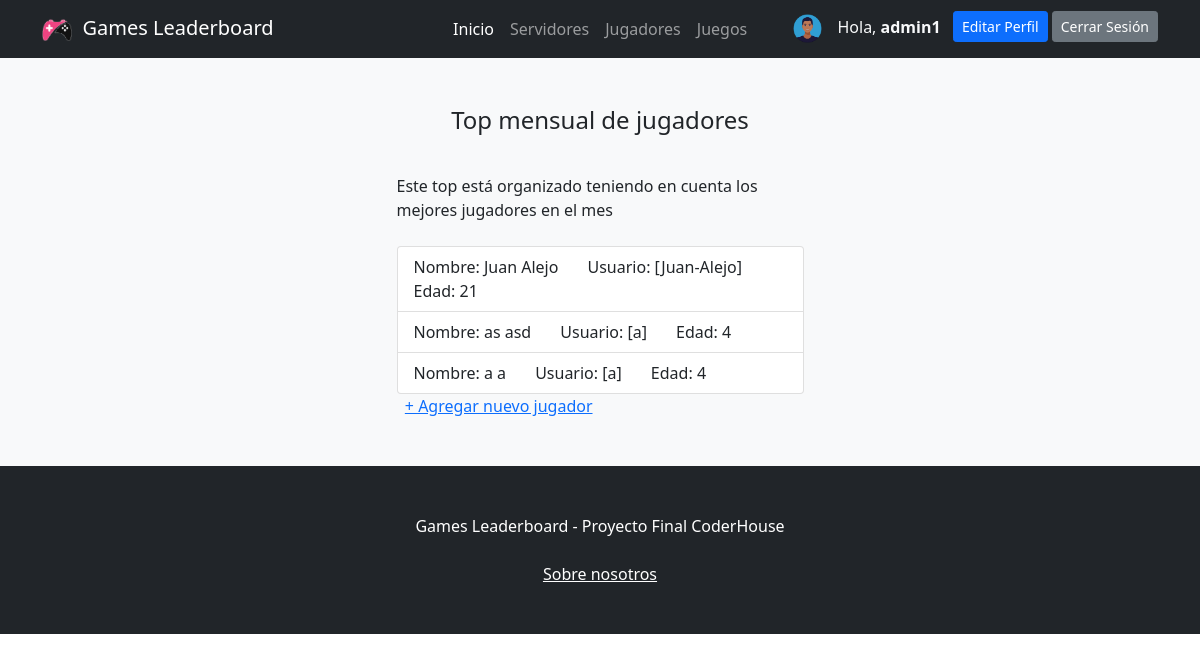
The page /app/jugadores/ (signed in) on the database its author committed.
### ProyectoFinalApp/models.py (models this page shows)
class Avatar(models.Model):
    usuario = models.OneToOneField(User, on_delete = models.CASCADE)
    imagen = models.ImageField(upload_to = 'avatars/', blank = True, null = True)

class Jugador(models.Model):
    nombre = models.CharField(max_length = 20)
    apellido = models.CharField(max_length = 20)
    edad = models.IntegerField()
    usuario = models.CharField(max_length = 25)
    class Meta:
        verbose_name_plural = "Jugadores"

### ProyectoFinalApp/views.py (the view)
# urls.py: path('jugadores/', jugadores, name= "jugadores"),
def jugadores(request):
    jugadores = Jugador.objects.all()
    return render(request, "ProyectoFinalApp/jugadores.html", {"jugadores": jugadores})

### ProyectoFinalApp/templates/ProyectoFinalApp/jugadores.html (shortened to what this page needs)
{% extends 'ProyectoFinalApp/base.html' %}
{% load static %}
{% block contenidoPagina %}
<section class="bg-light py-5">
    <div class="container px-5">
        <div class="row gx-5 justify-content-center">
            <div class="col-lg-5">
                <h4><p style="text-align:center">Top mensual de jugadores</p></h4>
                <br>
                <head>Este top está organizado teniendo en cuenta los mejores jugadores en el mes</head>
                <head></head>
                <br>
                <br>
                <ul class="list-group">
                    {% for jugador in jugadores %}
                        <li class="list-group-item d-flex justify-content-between align-items-start">
                            Nombre: {{jugador.nombre}} {{jugador.apellido}}
                            &nbsp &nbsp &nbsp
                            Usuario: [{{jugador.usuario}}]
                            &nbsp &nbsp &nbsp
                            Edad: {{jugador.edad}}
                        </li>
                    {% endfor %}
                </ul>
                &nbsp&nbsp<a href="{% url 'crearJugador' %}">+ Agregar nuevo jugador</a>
            </div>
        </div>
    </div>
</section>
{% endblock %}

### ProyectoFinalApp/templates/ProyectoFinalApp/base.html (shortened to what this page needs)
{% load static %}
<!DOCTYPE html>
<html lang="en">
<head>
    <link rel="stylesheet" href="https://cdn.jsdelivr.net/npm/bootstrap-icons@1.8.3/font/bootstrap-icons.css">
    <link href="{% static 'css/styles.css' %}" rel="stylesheet" />
</head>
<body>
    <nav class="navbar navbar-expand-lg navbar-dark bg-dark">
        <div class="container">
            <a class="navbar-brand" href="{% url 'inicio' %}"><img src="{% static 'assets/logonavbar.png' %}"
                    alt="{% static 'assets/logonavbar.png' %}" width="30" height="30">&nbsp Games Leaderboard</a>
            <div class="collapse navbar-collapse" id="navbarSupportedContent">
                <ul class="navbar-nav ms-auto mb-2 mb-lg-0 ">
                    <li class="nav-item"><a class="nav-link active" aria-current="page"
                            href="{% url 'inicio' %}">Inicio</a></li>
                    <li class="nav-item"><a class="nav-link" href="{% url 'servidores' %}">Servidores</a></li>
                    <li class="nav-item"><a class="nav-link" href="{% url 'jugadores' %}">Jugadores</a></li>
                    <li class="nav-item"><a class="nav-link" href="{% url 'juegos' %}">Juegos</a></li>
                </ul>
                <ul class="navbar-nav ms-auto mb-2 mb-lg-0 ">
                    {% if user.is_authenticated %}
                    {% if user.avatar.imagen.url %}
                    <img class="rounded-circle" src="{{user.avatar.imagen.url}}" width="35" height="35" alt="">
                    {% else %}
                    <img class="rounded-circle" src="{%static 'assets/default.png'%}" width="35" height="35" alt="">
                    {% endif %}
                    <li class="nav-item">
                        <p class="text-light my-1 mx-1"></i> &nbsp Hola, <b>{{user.username}} &nbsp</b></p>
                    </li>
                    <li class="nav-item"><a class="btn btn-primary btn-sm btn-block"
                            href="{% url 'editarperfil' %}">Editar Perfil</a></li>
                    <li class="nav-item"><a class="btn btn-secondary btn-sm btn-block" href="{% url 'logout' %}">Cerrar
                            Sesión</a></li>
                    {% else %}
                    <li class="nav-item"><a class="btn btn-primary mx-2" href="{% url 'login' %}">Iniciar Sesión</a>
                    </li>
                    <li class="nav-item"><a class="btn btn-outline-primary" href="{% url 'register' %}">Registrarse</a>
                    </li>
                    {% endif %}
                </ul>
            </div>
        </div>
    </nav>
    {% block contenidoPagina %}
    {% endblock %}
    <footer class="py-5 bg-dark">
        <div class="container">
            <p class="m-0 text-center text-white">Games Leaderboard - Proyecto Final CoderHouse</p>
        </div>
        <br>
        <p class="m-0 text-center text-white"><a href="{% url 'about' %}" class="text-white m-0 text-center">Sobre
                nosotros</a></p>
    </footer>
</body>
</html>

### rows shown on the page
Jugador: nombre "Juan", apellido "Alejo", usuario "Juan-Alejo", edad "21"
Jugador: nombre "as", apellido "asd", usuario "a", edad "4"
Jugador: nombre "a", apellido "a", usuario "a", edad "4"

### other values the page prints
{{ user.username }} "admin1"
